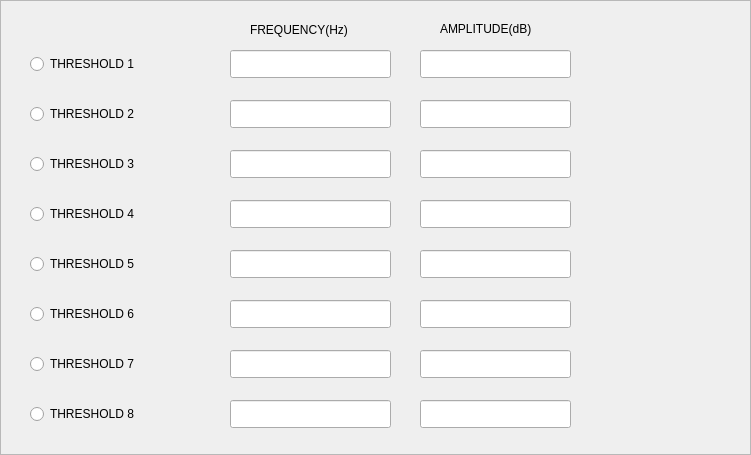
<?xml version="1.0" encoding="UTF-8"?>
<ui version="4.0">
 <class>Frame</class>
 <widget class="QFrame" name="Frame">
  <property name="geometry">
   <rect>
    <x>0</x>
    <y>0</y>
    <width>751</width>
    <height>455</height>
   </rect>
  </property>
  <property name="windowTitle">
   <string>Frame</string>
  </property>
  <property name="frameShape">
   <enum>QFrame::StyledPanel</enum>
  </property>
  <property name="frameShadow">
   <enum>QFrame::Raised</enum>
  </property>
  <widget class="QWidget" name="gridLayoutWidget_2">
   <property name="geometry">
    <rect>
     <x>30</x>
     <y>30</y>
     <width>181</width>
     <height>421</height>
    </rect>
   </property>
   <layout class="QGridLayout" name="gridLayout_2">
    <item row="1" column="0">
     <widget class="QRadioButton" name="radioButton_2">
      <property name="text">
       <string>THRESHOLD 2</string>
      </property>
     </widget>
    </item>
    <item row="2" column="0">
     <widget class="QRadioButton" name="radioButton_3">
      <property name="text">
       <string>THRESHOLD 3</string>
      </property>
     </widget>
    </item>
    <item row="4" column="0">
     <widget class="QRadioButton" name="radioButton_5">
      <property name="text">
       <string>THRESHOLD 5</string>
      </property>
     </widget>
    </item>
    <item row="6" column="0">
     <widget class="QRadioButton" name="radioButton_7">
      <property name="text">
       <string>THRESHOLD 7</string>
      </property>
     </widget>
    </item>
    <item row="7" column="0">
     <widget class="QRadioButton" name="radioButton_8">
      <property name="text">
       <string>THRESHOLD 8</string>
      </property>
     </widget>
    </item>
    <item row="5" column="0">
     <widget class="QRadioButton" name="radioButton_6">
      <property name="text">
       <string>THRESHOLD 6</string>
      </property>
     </widget>
    </item>
    <item row="3" column="0">
     <widget class="QRadioButton" name="radioButton_4">
      <property name="text">
       <string>THRESHOLD 4</string>
      </property>
     </widget>
    </item>
    <item row="0" column="0">
     <widget class="QRadioButton" name="radioButton">
      <property name="text">
       <string>THRESHOLD 1</string>
      </property>
     </widget>
    </item>
   </layout>
  </widget>
  <widget class="QLineEdit" name="lineEdit">
   <property name="geometry">
    <rect>
     <x>230</x>
     <y>50</y>
     <width>161</width>
     <height>28</height>
    </rect>
   </property>
  </widget>
  <widget class="QLineEdit" name="lineEdit_2">
   <property name="geometry">
    <rect>
     <x>420</x>
     <y>50</y>
     <width>151</width>
     <height>28</height>
    </rect>
   </property>
  </widget>
  <widget class="QLineEdit" name="lineEdit_3">
   <property name="geometry">
    <rect>
     <x>230</x>
     <y>100</y>
     <width>161</width>
     <height>28</height>
    </rect>
   </property>
  </widget>
  <widget class="QLineEdit" name="lineEdit_4">
   <property name="geometry">
    <rect>
     <x>420</x>
     <y>100</y>
     <width>151</width>
     <height>28</height>
    </rect>
   </property>
  </widget>
  <widget class="QLineEdit" name="lineEdit_5">
   <property name="geometry">
    <rect>
     <x>230</x>
     <y>150</y>
     <width>161</width>
     <height>28</height>
    </rect>
   </property>
  </widget>
  <widget class="QLineEdit" name="lineEdit_6">
   <property name="geometry">
    <rect>
     <x>420</x>
     <y>150</y>
     <width>151</width>
     <height>28</height>
    </rect>
   </property>
  </widget>
  <widget class="QLineEdit" name="lineEdit_7">
   <property name="geometry">
    <rect>
     <x>230</x>
     <y>200</y>
     <width>161</width>
     <height>28</height>
    </rect>
   </property>
  </widget>
  <widget class="QLineEdit" name="lineEdit_8">
   <property name="geometry">
    <rect>
     <x>420</x>
     <y>200</y>
     <width>151</width>
     <height>28</height>
    </rect>
   </property>
  </widget>
  <widget class="QLineEdit" name="lineEdit_9">
   <property name="geometry">
    <rect>
     <x>230</x>
     <y>250</y>
     <width>161</width>
     <height>28</height>
    </rect>
   </property>
  </widget>
  <widget class="QLineEdit" name="lineEdit_10">
   <property name="geometry">
    <rect>
     <x>420</x>
     <y>250</y>
     <width>151</width>
     <height>28</height>
    </rect>
   </property>
  </widget>
  <widget class="QLineEdit" name="lineEdit_11">
   <property name="geometry">
    <rect>
     <x>230</x>
     <y>300</y>
     <width>161</width>
     <height>28</height>
    </rect>
   </property>
  </widget>
  <widget class="QLineEdit" name="lineEdit_12">
   <property name="geometry">
    <rect>
     <x>420</x>
     <y>300</y>
     <width>151</width>
     <height>28</height>
    </rect>
   </property>
  </widget>
  <widget class="QLineEdit" name="lineEdit_13">
   <property name="geometry">
    <rect>
     <x>230</x>
     <y>350</y>
     <width>161</width>
     <height>28</height>
    </rect>
   </property>
  </widget>
  <widget class="QLineEdit" name="lineEdit_14">
   <property name="geometry">
    <rect>
     <x>420</x>
     <y>350</y>
     <width>151</width>
     <height>28</height>
    </rect>
   </property>
  </widget>
  <widget class="QLineEdit" name="lineEdit_15">
   <property name="geometry">
    <rect>
     <x>230</x>
     <y>400</y>
     <width>161</width>
     <height>28</height>
    </rect>
   </property>
  </widget>
  <widget class="QLineEdit" name="lineEdit_16">
   <property name="geometry">
    <rect>
     <x>420</x>
     <y>400</y>
     <width>151</width>
     <height>28</height>
    </rect>
   </property>
  </widget>
  <widget class="QLabel" name="label">
   <property name="geometry">
    <rect>
     <x>250</x>
     <y>20</y>
     <width>121</width>
     <height>20</height>
    </rect>
   </property>
   <property name="text">
    <string>FREQUENCY(Hz)</string>
   </property>
  </widget>
  <widget class="QLabel" name="label_2">
   <property name="geometry">
    <rect>
     <x>440</x>
     <y>20</y>
     <width>111</width>
     <height>18</height>
    </rect>
   </property>
   <property name="text">
    <string>AMPLITUDE(dB)</string>
   </property>
  </widget>
 </widget>
 <resources/>
 <connections/>
</ui>
